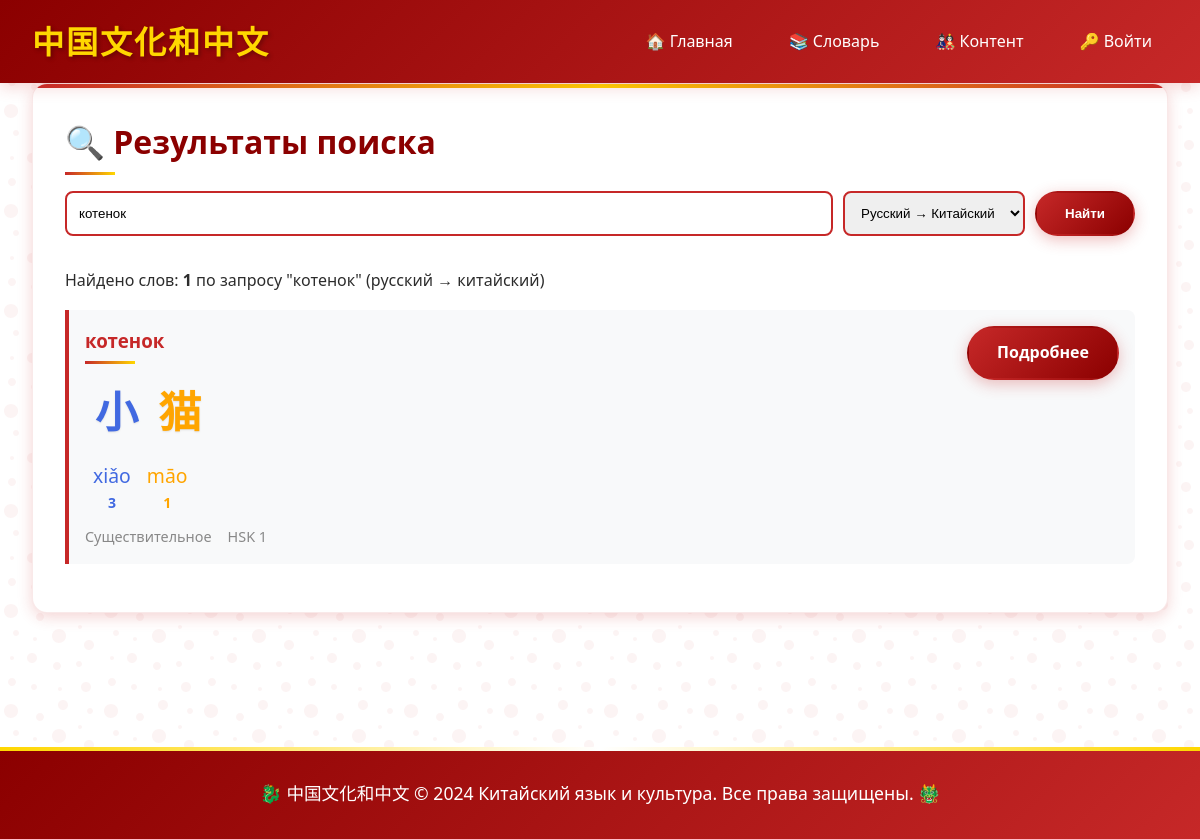
/dictionary/search/?q=котенок, run on the app's committed database.
### apps/dictionary/models.py (models this page shows, shortened)
class Word(models.Model):
    PART_OF_SPEECH_CHOICES = [
        ('noun', 'Существительное'),
        ('verb', 'Глагол'),
        ('adjective', 'Прилагательное'),
        ('adverb', 'Наречие'),
        ('pronoun', 'Местоимение'),
        ('numeral', 'Числительное'),
        ('preposition', 'Предлог'),
        ('conjunction', 'Союз'),
        ('interjection', 'Междометие'),
        ('measure word', ' Счетное слово')
    ]
    russian = models.CharField(max_length=200, verbose_name="Русское слово")
    chinese_simplified = models.CharField(max_length=100, verbose_name="Китайский (упрощенный)")
    pinyin = models.CharField(max_length=200, verbose_name="Пиньинь")
    part_of_speech = models.CharField(max_length=20, choices=PART_OF_SPEECH_CHOICES, default='noun')
    hsk_level = models.IntegerField(verbose_name="Уровень HSK", default=1)
    created_at = models.DateTimeField(auto_now_add=True)
    updated_at = models.DateTimeField(auto_now=True)
    class Meta:
        verbose_name = "Слово"
        verbose_name_plural = "Слова"
        ordering = ['russian']
        indexes = [
            models.Index(fields=['russian']),
            models.Index(fields=['chinese_simplified']),
            models.Index(fields=['pinyin']),
        ]

### apps/dictionary/views.py (the view)
# urls.py: path('search/', views.word_search, name='search'),
def word_search(request):
    query = request.GET.get('q', '')
    search_type = request.GET.get('type', 'ru-zh')
    results = []
    if query:
        if search_type == 'ru-zh':
            results = Word.objects.filter(
                Q(russian__icontains=query) |
                Q(russian__istartswith=query)
            )
        elif search_type == 'zh-ru':
            results = Word.objects.filter(
                Q(chinese_simplified__icontains=query) |
                Q(pinyin__icontains=query)
            )
    return render(request, 'dictionary/search_result.html', {
        'results': results,
        'query': query,
        'search_type': search_type,
        'results_count': len(results)
    })

### apps/dictionary/templatetags/pinyin_filters.py (called while the page is built, shortened)
def split_pinyin_syllables(pinyin_text):
    if not pinyin_text:
        return []
    pinyin_text = pinyin_text.lower().strip()
    pattern = r'([bcdfghjklmnpqrstwxyz]*[aeiouüāáǎàēéěèīíǐìōóǒòūúǔùǖǘǚǜ]+[ng]*)'
    syllables = re.findall(pattern, pinyin_text)
    syllables = [syl for syl in syllables if syl]
    return syllables

def detect_tone(syllable):
    tone_mapping = {
        'ā': 1, 'á': 2, 'ǎ': 3, 'à': 4,
        'ē': 1, 'é': 2, 'ě': 3, 'è': 4,
        'ī': 1, 'í': 2, 'ǐ': 3, 'ì': 4,
        'ō': 1, 'ó': 2, 'ǒ': 3, 'ò': 4,
        'ū': 1, 'ú': 2, 'ǔ': 3, 'ù': 4,
        'ǖ': 1, 'ǘ': 2, 'ǚ': 3, 'ǜ': 4
    }
    for char in syllable:
        if char in tone_mapping:
            return tone_mapping[char]
    return 0  # нейтральный тон

@register.filter
def colorize_pinyin(pinyin_text):
    if not pinyin_text:
        return ""
    syllables_list = split_pinyin_syllables(pinyin_text)
    if not syllables_list:
        return mark_safe(f'<span style="color: #95a5a6;">{pinyin_text}</span>')
    html_parts = []
    for syllable in syllables_list:
        tone = detect_tone(syllable)
        color = TONE_COLORS.get(tone, TONE_COLORS[0])
        html_parts.append(
            f'<span class="pinyin-syllable" style="color: {color}; margin: 0 3px; display: inline-block; text-align: center; vertical-align: top;">'
            f'<span class="pinyin-text" style="font-size: 1.1em; display: block;">{syllable}</span>'
            f'<span class="tone-indicator" style="font-size: 0.8em; font-weight: bold; display: block;">{tone if tone > 0 else "⁰"}</span>'
            f'</span>'
        )
    return mark_safe(''.join(html_parts))

@register.filter
def colorize_characters(chinese_text, pinyin_text):
    if not chinese_text or not pinyin_text:
        return mark_safe(f'<span style="font-size: 1.5em; font-weight: bold;">{chinese_text or ""}</span>')
    pinyin_syllables = split_pinyin_syllables(pinyin_text)
    characters = list(chinese_text.strip())
    if len(characters) == len(pinyin_syllables):
        html_parts = []
        for char, pinyin_syllable in zip(characters, pinyin_syllables):
            tone = detect_tone(pinyin_syllable)
            color = TONE_COLORS.get(tone, TONE_COLORS[0])
            html_parts.append(
                f'<span class="chinese-char" style="color: {color}; font-size: 1.5em; font-weight: bold; margin: 0 5px; display: inline-block;">{char}</span>'
            )
        return mark_safe(''.join(html_parts))

### templates/dictionary/search_result.html (shortened to what this page needs)
{% extends 'base.html' %}
{% load pinyin_filters %}
{% block content %}
<div class="card">
    <h1>🔍 Результаты поиска</h1>
    <form method="get" action="{% url 'dictionary:search' %}" style="margin-bottom: 2rem;">
        <div style="display: flex; gap: 10px;">
            <input type="text" name="q" placeholder="Введите слово для поиска..."
                   value="{{ query }}" style="flex: 1; padding: 12px; border: 2px solid #c62828; border-radius: 8px;">
            <select name="type" style="padding: 12px; border: 2px solid #c62828; border-radius: 8px;">
                <option value="ru-zh" {% if search_type == 'ru-zh' %}selected{% endif %}>Русский → Китайский</option>
            </select>
            <button type="submit" class="btn">Найти</button>
        </div>
    </form>
    {% if query %}
        <div style="margin-bottom: 1rem;">
            <p>
                Найдено слов: <strong>{{ results_count }}</strong>
                {% if search_type == 'ru-zh' %}
                    по запросу "{{ query }}" (русский → китайский)
                {% else %}
                    по запросу "{{ query }}" (китайский → русский)
                {% endif %}
            </p>
        </div>
    {% endif %}
    <div class="search-results">
        {% for word in results %}
        <div class="word-result" style="border-left: 4px solid #c62828; padding: 1rem; margin-bottom: 1rem; background: #f8f9fa; border-radius: 0 8px 8px 0;">
            <div style="display: flex; justify-content: space-between; align-items: start; gap: 1rem;">
                <div style="flex: 1;">
                    <h3 style="margin: 0 0 0.5rem 0; color: #c62828;">
                        <a href="{% url 'dictionary:word_detail' word.id %}" style="color: inherit; text-decoration: none;">
                            {{ word.russian }}
                        </a>
                    </h3>
                    <div style="font-size: 1.8rem; margin-bottom: 0.5rem; font-weight: bold;">
                        {{ word.chinese_simplified|colorize_characters:word.pinyin }}
                    </div>
                    <div style="margin-bottom: 0.5rem; font-size: 1.1rem; min-height: 30px;">
                        {{ word.pinyin|colorize_pinyin }}
                    </div>
                    <div style="display: flex; gap: 1rem; font-size: 0.9rem; color: #888;">
                        <span>{{ word.get_part_of_speech_display }}</span>
                        <span>HSK {{ word.hsk_level }}</span>
                    </div>
                </div>
                <a href="{% url 'dictionary:word_detail' word.id %}" class="btn">Подробнее</a>
            </div>
        </div>
        {% endfor %}
    </div>
</div>
{% endblock %}

### static/css/style.css (style rules this page uses)
* { margin: 0; padding: 0; box-sizing: border-box; }
:root { --primary-red: #c62828; --dark-red: #8b0000; --light-red: #ff5252; --gold: #ffd700; --dark-gold: #b8860b; --black: #2c2c2c; --white: #ffffff; --cream: #fffaf0; --dark-cream: #f5f5dc; --shadow: 0 4px 15px rgba(198, 40, 40, 0.2); }
body { font-family: 'Segoe UI', Tahoma, Geneva, Verdana, sans-serif; line-height: 1.6; color: var(--black); background: linear-gradient(135deg, var(--cream) 0%, var(--dark-cream) 100%); min-height: 100vh; }
.btn { display: inline-block; background: linear-gradient(135deg, var(--primary-red) 0%, var(--dark-red) 100%); color: var(--white); padding: 12px 28px; border: none; border-radius: 50px; text-decoration: none; font-weight: 600; text-align: center; cursor: pointer; transition: all 0.4s ease; position: relative; overflow: hidden; box-shadow: 0 4px 15px rgba(198, 40, 40, 0.3); border: 2px solid transparent; }
.btn::before { content: ""; position: absolute; top: 0; left: -100%; width: 100%; height: 100%; background: linear-gradient(90deg, transparent, rgba(255, 255, 255, 0.2), transparent); transition: left 0.5s ease; }
.card { background: var(--white); border-radius: 15px; padding: 2rem; margin-bottom: 2rem; box-shadow: var(--shadow); border: 1px solid rgba(198, 40, 40, 0.1); position: relative; overflow: hidden; }
.card::before { content: ""; position: absolute; top: 0; left: 0; right: 0; height: 4px; background: linear-gradient(90deg, var(--primary-red), var(--gold), var(--primary-red)); }
.card h1, .card h2, .card h3 { color: var(--dark-red); margin-bottom: 1rem; position: relative; padding-bottom: 0.5rem; }
.card h1::after, .card h2::after, .card h3::after { content: ""; position: absolute; bottom: 0; left: 0; width: 50px; height: 3px; background: linear-gradient(90deg, var(--primary-red), var(--gold)); }
.card, .meme-item, .news-item, .article-item { animation: fadeInUp 0.6s ease-out; }
.word-result { transition: all 0.3s ease; }
.pinyin-syllable { position: relative; display: inline-block; margin: 0 2px; padding: 2px 4px; border-radius: 3px; transition: all 0.3s ease; }
.chinese-char { display: inline-block; margin: 0 2px; padding: 2px 4px; border-radius: 3px; transition: all 0.3s ease; text-shadow: 0 1px 2px rgba(0, 0, 0, 0.1); }
.pinyin-syllable { transition: all 0.3s ease; padding: 2px 5px; }
.chinese-char { transition: all 0.3s ease; padding: 5px; }

### data on the page
Word: russian "котенок", chinese_simplified|colorize_characters "小 猫", pinyin|colorize_pinyin "xiǎo 3 māo 1", part_of_speech "Существительное", hsk_level "1"

### other printed values
{{ results_count }} "1"
